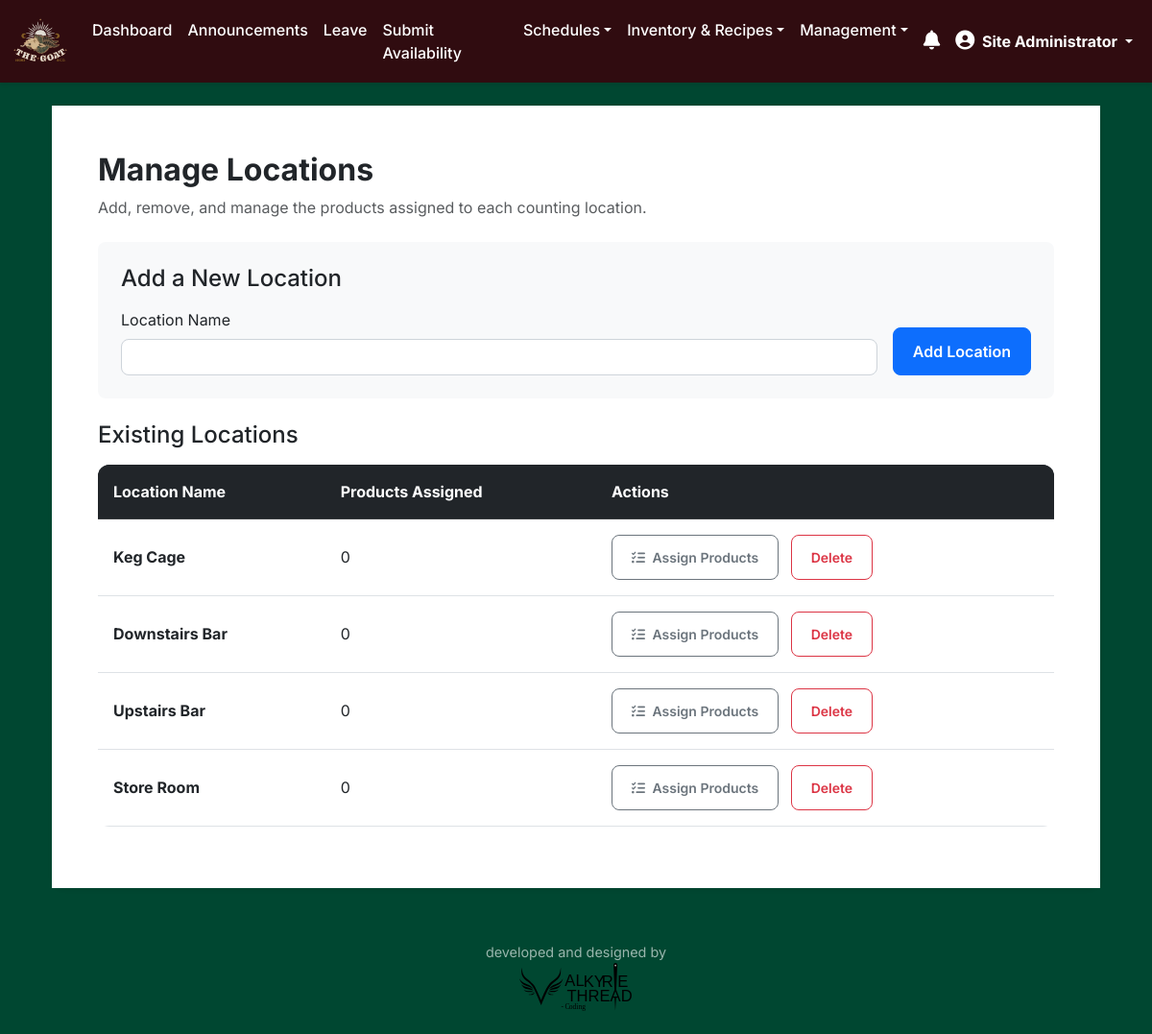
The app's page /locations (signed in) with its own data.
### app.py (models this page shows)
class User(db.Model, UserMixin):
    id = db.Column(db.Integer, primary_key=True)
    username = db.Column(db.String(20), unique=True, nullable=False)
    full_name = db.Column(db.String(100), nullable=False)
    password = db.Column(db.String(60), nullable=False)
    password_reset_requested = db.Column(db.Boolean, nullable=False, default=False)
    last_seen = db.Column(db.DateTime, default=datetime.utcnow)
    force_logout_requested = db.Column(db.Boolean, default=False)
    is_suspended = db.Column(db.Boolean, default=False, nullable=False)
    suspension_end_date = db.Column(db.Date, nullable=True)
    suspension_document_path = db.Column(db.String(255), nullable=True) # Path to the uploaded document
    roles = db.relationship('Role', secondary=user_roles, backref=db.backref('users', lazy='dynamic'))
    counts = db.relationship('Count', backref='user', lazy=True)
    announcements = db.relationship('Announcement', backref='user', lazy=True)
    seen_announcements = db.relationship('Announcement', secondary=announcement_view, back_populates='viewers', lazy='dynamic')
    @property
    def role_names(self):
        return [role.name for role in self.roles]
    def has_role(self, role_name):
        return role_name in self.role_names

class Location(db.Model):
    id = db.Column(db.Integer, primary_key=True)
    name = db.Column(db.String(50), unique=True, nullable=False)
    products = db.relationship('Product', secondary=product_location, back_populates='locations', lazy='dynamic')

### app.py (the view, shortened to what this page needs)
@app.route('/locations', methods=['GET', 'POST'])
@login_required
@role_required(['manager', 'general_manager', 'system_admin'])
def manage_locations():
    locations = Location.query.all()
    return render_template('locations.html', locations=locations)

### app.py (called while the page is built, shortened)
@login_manager.user_loader
def load_user(user_id):
    return User.query.get(int(user_id))

def role_required(role_names):
    def wrapper(fn):
        @wraps(fn)
        def decorated_view(*args, **kwargs):
            if not current_user.is_authenticated or not any(role.name in role_names for role in current_user.roles):
                flash('Access Denied: You are not authorized to view this page.', 'danger')
                return redirect(url_for('dashboard'))
            return fn(*args, **kwargs)
        return decorated_view
    return wrapper

@app.before_request
def before_request_handler():
    if current_user.is_authenticated:
        db_changed = False
        if current_user.is_suspended and current_user.suspension_end_date and datetime.utcnow().date() > current_user.suspension_end_date:
            current_user.is_suspended = False
            current_user.suspension_end_date = None
            current_user.suspension_document_path = None # Clear document path on auto-reinstatement
            db_changed = True
            flash('Your suspension period has ended. Full access has been restored.', 'info')
        current_user.last_seen = datetime.utcnow()
        db_changed = True
        if db_changed:
            db.session.commit()

### templates/locations.html (shortened to what this page needs)
{% extends "base.html" %}
{% block content %}
<div class="container mt-4">
    <div class="card shadow-sm">
        <div class="card-body p-4 p-md-5">
            <h2 class="card-title mb-2">Manage Locations</h2>
            <p class="text-muted mb-4">Add, remove, and manage the products assigned to each counting location.</p>
            <div class="p-4 rounded-3 mb-4" style="background-color: #f8f9fa;">
                <h4 class="mb-3">Add a New Location</h4>
                <form action="{{ url_for('manage_locations') }}" method="POST" class="row g-3 align-items-end">
                    <div class="col">
                        <label for="name" class="form-label">Location Name</label>
                        <input type="text" id="name" name="name" class="form-control" required>
                    </div>
                    <div class="col-auto">
                        <button type="submit" class="btn btn-primary">Add Location</button>
                    </div>
                </form>
            </div>
            <h4 class="mb-3">Existing Locations</h4>
            {% if locations %}
                <div class="table-responsive">
                    <table class="table table-hover">
                        <thead class="table-dark">
                            <tr>
                                <th>Location Name</th>
                                <th>Products Assigned</th>
                                <th>Actions</th>
                            </tr>
                        </thead>
                        <tbody>
                            {% for location in locations %}
                            <tr>
                                <td class="fw-bold">{{ location.name }}</td>
                                <td>{{ location.products.count() }}</td>
                                <td>
                                    <a href="{{ url_for('assign_products', location_id=location.id) }}" class="btn btn-sm btn-outline-secondary me-2">
                                        <i class="fas fa-tasks me-1"></i> Assign Products
                                    </a>
                                    <form action="{{ url_for('delete_location', location_id=location.id) }}" method="post" class="d-inline">
                                        <button type="submit" class="btn btn-sm btn-outline-danger" onclick="return confirm('Are you sure you want to delete this location? This cannot be undone.')">Delete</button>
                                    </form>
                                </td>
                            </tr>
                            {% endfor %}
                        </tbody>
                    </table>
                </div>
            {% else %}
                <p class="text-muted">No locations found. Please add one using the form above.</p>
            {% endif %}
        </div>
    </div>
</div>
{% endblock %}

### templates/base.html (shortened to what this page needs)
<!DOCTYPE html>
<html lang="en">
<head>
    <link href="https://cdn.jsdelivr.net/npm/bootstrap@5.3.0/dist/css/bootstrap.min.css" rel="stylesheet">
    <link rel="stylesheet" href="https://cdnjs.cloudflare.com/ajax/libs/font-awesome/6.4.0/css/all.min.css">
    <link href="{{ url_for('static', filename='styles.css') }}" rel="stylesheet">
</head>
<body class="d-flex flex-column min-vh-100">
    <nav class="navbar navbar-expand-lg navbar-dark custom-navbar">
        <div class="container-fluid">
            <a class="navbar-brand" href="{{ url_for('dashboard') }}">
                <img src="{{ url_for('static', filename='logo.avif') }}" alt="Inventory Logo" width="60" height="60">
            </a>
            <div class="collapse navbar-collapse" id="navbarNav">
                <ul class="navbar-nav me-auto">
                    {% if current_user.is_authenticated %}
                        <li class="nav-item"><a class="nav-link" href="{{ url_for('dashboard') }}">Dashboard</a></li>
                        {% if not current_user.has_role('scheduler') or current_user.has_role('system_admin') or current_user.has_role('general_manager') or current_user.has_role('owners') %}
                        <li class="nav-item"><a class="nav-link" href="{{ url_for('announcements') }}">Announcements</a></li>
                        {% endif %}
                        {% if not current_user.has_role('scheduler') or current_user.has_role('system_admin') or current_user.has_role('general_manager') or current_user.has_role('owners') %}
                        <li class="nav-item"><a class="nav-link" href="{{ url_for('leave_requests') }}">Leave</a></li>
                        {% endif %}
                        {% if current_user.has_role('bartender') or current_user.has_role('waiter') or current_user.has_role('skullers') or current_user.has_role('manager') or current_user.has_role('general_manager') or current_user.has_role('system_admin') %}
                            <li class="nav-item"><a class="nav-link" href="{{ url_for('submit_shifts') }}">Submit Availability</a></li>
                        {% endif %}
                        {% if current_user.has_role('bartender') or current_user.has_role('waiter') or current_user.has_role('skullers') or current_user.has_role('manager') or current_user.has_role('general_manager') or current_user.has_role('scheduler') or current_user.has_role('system_admin') %}
                            <li class="nav-item dropdown">
                                <a class="nav-link dropdown-toggle" href="#" id="scheduleViewDropdown" role="button" data-bs-toggle="dropdown" aria-expanded="false">Schedules</a>
                            </li>
                        {% endif %}
                        {% if current_user.has_role('bartender') or current_user.has_role('manager') or current_user.has_role('general_manager') or current_user.has_role('system_admin') or current_user.has_role('owners') %}
                        <li class="nav-item dropdown">
                            <a class="nav-link dropdown-toggle" href="#" id="inventoryDropdown" role="button" data-bs-toggle="dropdown" aria-expanded="false">Inventory & Recipes</a>
                        </li>
                        {% endif %}
                        {% set management_roles = ['manager', 'general_manager', 'scheduler', 'system_admin', 'owners'] %}
                        {% if management_roles | select('in', current_user.role_names) | list | length > 0 %}
                        <li class="nav-item dropdown">
                            <a class="nav-link dropdown-toggle" href="#" id="managementDropdown" role="button" data-bs-toggle="dropdown" aria-expanded="false">Management</a>
                        </li>
                        {% endif %}
                    {% endif %}
                </ul>
                <ul class="navbar-nav ms-auto align-items-center">
                    {% if current_user.is_authenticated %}
                        <li class="nav-item dropdown">
                            <a class="nav-link" href="#" role="button" id="notificationBell" data-bs-toggle="dropdown" aria-expanded="false">
                                <i class="fas fa-bell fs-5"></i>
                            </a>
                        </li>
                        <li class="nav-item dropdown">
                            <a class="nav-link dropdown-toggle active" href="#" role="button" data-bs-toggle="dropdown" aria-expanded="false">
                                <i class="fas fa-user-circle me-1 fs-5"></i> {{ current_user.full_name }}
                            </a>
                        </li>
                    {% endif %}
                </ul>
            </div>
        </div>
    </nav>
    <div class="wrapper flex-grow-1">
        <main class="container mt-4">
            {% block content %}{% endblock %}
        </main>
    </div>
    <footer class="app-footer">
        <div class="container">
            <p class="mb-0">developed and designed by</p><img src="{{ url_for('static', filename='Valkyrie_Logo.svg') }}" alt="code by Valkyrie Thread" height="50">
        </div>
    </footer>
    {% if current_user.is_authenticated %}
    <div class="toast-container position-fixed bottom-0 end-0 p-3"></div>
    {% endif %}
</body>
</html>

### static/styles.css (style rules this page uses)
html { box-sizing: border-box; }
*, *::before, *::after { box-sizing: inherit; }
body { background-color: rgb(0 71 49); font-family: 'Inter', sans-serif; color: #343a40; }
.custom-navbar { background-color: rgb(48, 12, 16) !important; box-shadow: 0 2px 4px rgba(0,0,0,0.1); position: sticky; top: 0; z-index: 1030; }
.custom-navbar .nav-link { color: white !important; font-weight: 500; transition: background-color 0.2s ease-in-out; }
.custom-navbar .nav-link.active { font-weight: bold; }
.card { border: none; border-radius: 0.75rem; transition: box-shadow 0.3s ease, transform 0.3s ease; }
.card-title { font-weight: 700; }
.card-body { background-color: white; }
.form-control, .form-select { border-radius: 0.5rem; border: 1px solid #ced4da; transition: border-color 0.2s ease, box-shadow 0.2s ease; }
.btn { border-radius: 0.5rem; font-weight: 600; padding: 0.75rem 1.25rem; transition: all 0.2s ease-in-out; }
.btn-primary { background-color: #0d6efd; border-color: #0d6efd; }
.table { border-radius: 0.75rem; overflow: hidden; }
.table thead { background-color: #343a40; color: white; }
.table th { padding: 1rem; }
.table td { padding: 1rem; vertical-align: middle; }
.app-footer { padding: 1.5rem 0; margin-top: 2rem; color: rgba(255, 255, 255, 0.6); text-align: center; font-size: 0.9rem; }

### records on screen
User: full_name "Site Administrator"
Location: name "Keg Cage", products.count "0"
Location: name "Downstairs Bar", products.count "0"
Location: name "Upstairs Bar", products.count "0"
Location: name "Store Room", products.count "0"
